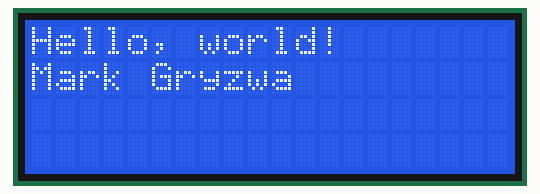
The sketch below on a simulated Arduino Uno, built with avr-gcc and run on an emulated ATmega328P. On the bench: 20×4 character LCD. Random numbers use the default seed unless the sketch sets one.

Above: at 0.1 s.
At 1.2 s:
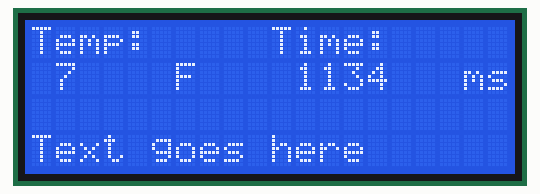
At 10.4 s:
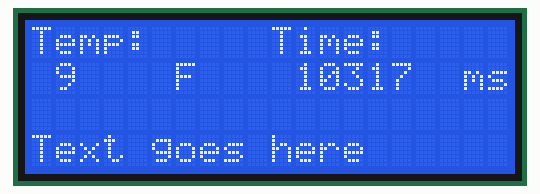
At 19.6 s:
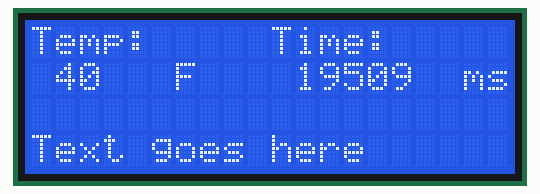
At 28.8 s:
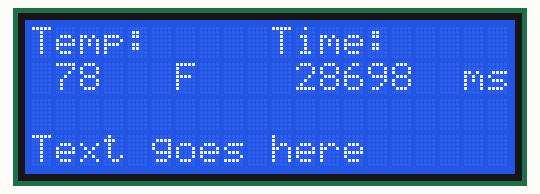
At 39.0 s:
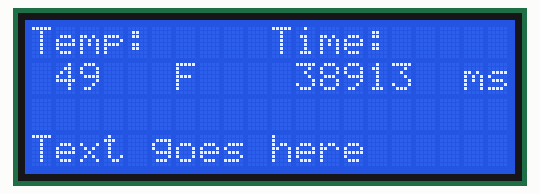

Measured:
- what the display in image 1 shows lasts 1.1 s, from 1.1 s to 2.2 s

The sketch:

Mark_LCD.ino
```cpp
//
//Compatible with the Arduino IDE 1.0
//Library version:1.1
#include <Wire.h>
#include <LiquidCrystal_I2C.h>

LiquidCrystal_I2C lcd(0x3f,20,4);  // set the LCD address to 0x3f for a 16 chars and 4 line display

void setup()
{
  lcd.init();                      // initialize the lcd
  // Print a message to the LCD.
  lcd.backlight();

  lcd.setCursor(0,0);
  lcd.print("Hello, world!");
  lcd.setCursor(0,1);
  lcd.print("Mark Gryzwa");
  delay(1000);

  lcd.clear();

  lcd.setCursor(0,0);
  lcd.print("Temp:");
  lcd.setCursor(10,0);
  lcd.print("Time:");
  lcd.setCursor(6,1);
  lcd.print("F");
  lcd.setCursor(18,1);
  lcd.print("ms");
  lcd.setCursor(0,3);
  lcd.print("Text goes here");

}


void loop()
{
 int temp=random(100);
 printTemp(temp);
 printTime();
 delay(1000);
}


void printTemp(int var) {
  lcd.setCursor(1,1);
  lcd.print("     ");
  lcd.setCursor(1,1);
  lcd.print(var);
}

void printTime() {
  lcd.setCursor(11,1);
  lcd.print("       ");
  lcd.setCursor(11,1);
  lcd.print(millis());
}
```
